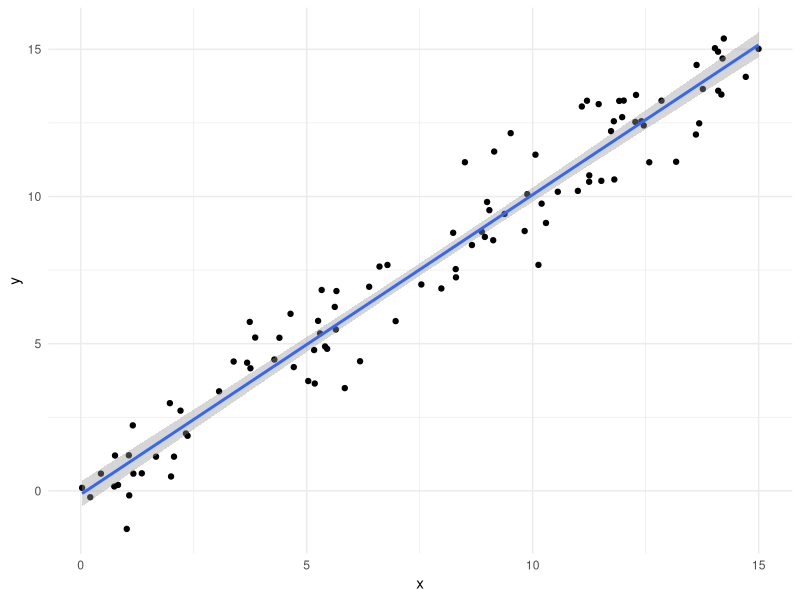
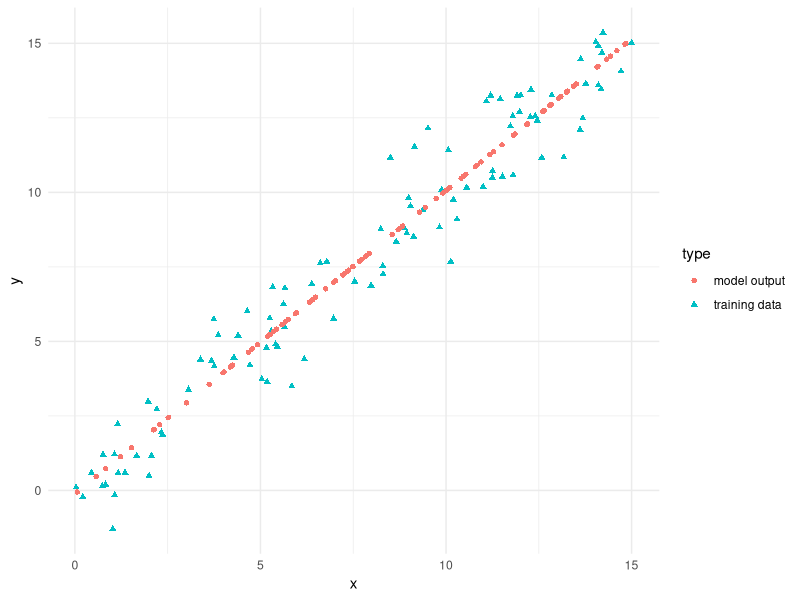

Generate these figures, in order, with R:
## ---- chunk 1
knitr::opts_chunk$set(
  echo = FALSE,
  collapse = TRUE,
  comment = "#>"
)
## ---- chunk 2
library(dplyr)
library(ggplot2)
## ---- chunk 3
set.seed(13253)

b1 <- 1.5

df <- data.frame(x = b1 * runif(100, 
                                0, 
                                10),
                 e = rnorm(100),
                 type = "training data") |>
  mutate(y = x + e)

mod <- lm(y ~ x, 
          data = df)
## ---- chunk 4
ggplot(df,
       aes(x = x,
           y = y)) +
  geom_point() +
  geom_smooth(method = "lm") + 
  theme_minimal()
## ---- chunk 5
df_pred <- data.frame(x = b1 * runif(100, 
                                0, 
                                10))

y_hat <- predict(mod, df_pred)

df_pred <- df_pred |> 
  mutate(y = y_hat,
         type = "model output")

df_pred <- rbind(df |>
                   select(x, y, type),
                 df_pred |>
                   select(x, y, type))

ggplot() + 
  geom_point(data = df_pred,
  aes(x = x,
      y = y,
      color = type,
      shape = type)) +
  theme_minimal()
## ---- chunk 6
df_pred |> 
  group_by(type) |> 
  summarize(variance = var(y))
